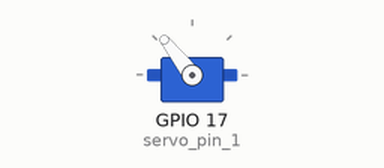
Recording of a program running on a simulated Raspberry Pi (BCM pin numbers). Shown: servo. Servo angles are drawn from the pulse width (0.5 ms = 0°, 2.5 ms = 180°). At 6.9 s the program stops and its outputs stay as they are.

Above: at 0.1 s.
At 1.75 s:
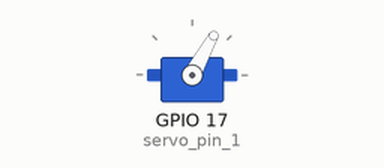
At 2.5 s:
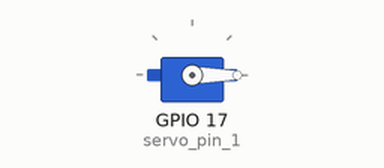
At 6.48 s:
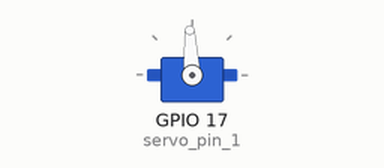
Timing chart, 0 to 8.4 s (numbered marks = the images above):
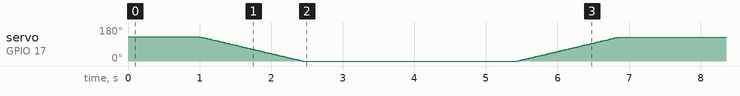

The program:

servo_tongue.py
```python
#ChangeDutyCycle: 2.5 = 0degree 7.5 = 90degree 12.5 = 180degree

import RPi.GPIO as GPIO
import time
import numpy


# Pins of the servos
servo_pin_1 = 17

def main():
    # setup :
    GPIO.setmode(GPIO.BCM)
    GPIO.setwarnings(False)
    GPIO.setup(servo_pin_1, GPIO.OUT)
    p = GPIO.PWM(servo_pin_1, 50)

    # movement :

    p.start(9.6)
    time.sleep(1)


    for i in numpy.arange(9.6, 2.5, -0.01):
        p.ChangeDutyCycle(i)
        time.sleep(0.002)

    time.sleep(3)


    for i in numpy.arange(2.5, 9.6, 0.01):
        p.ChangeDutyCycle(i)
        time.sleep(0.002)


    p.stop()

if __name__ == "__main__":
    main()
    GPIO.cleanup(servo_pin_1)
    
```
